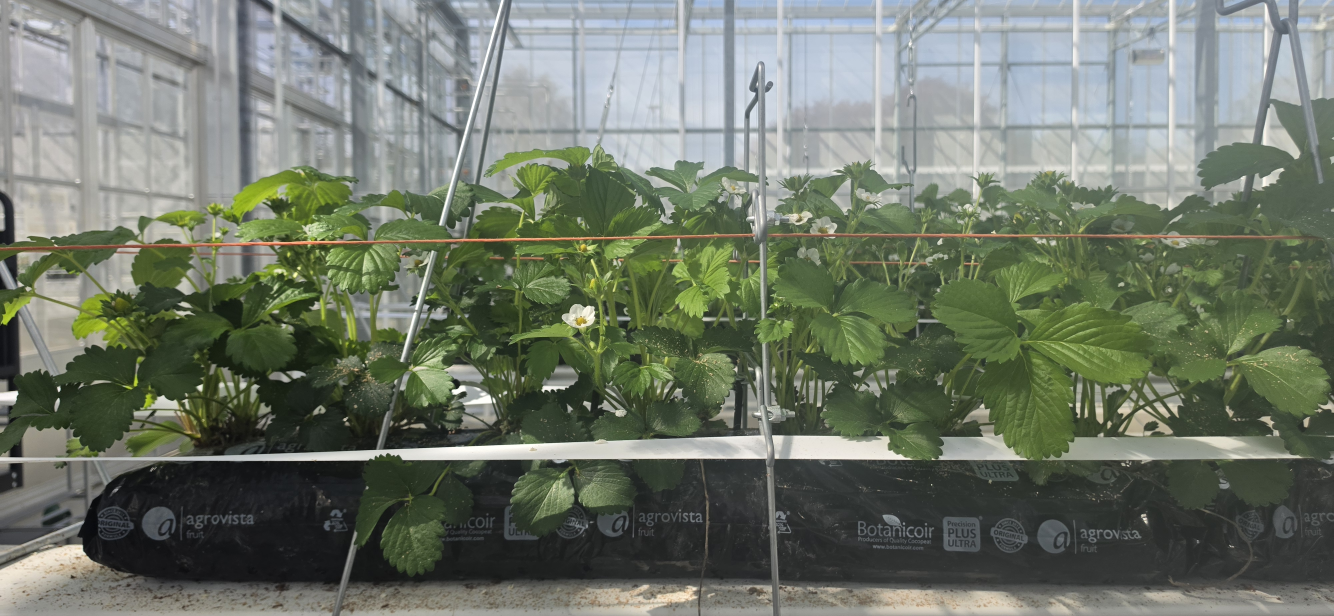
#> input picture Convex hull testing/Height_Test.jpg, 4000 x 1848 px (shown at 1/3 size)
$ python test.py
#> lines starting #> are read from the running program, lines starting #| are printed output that depends on the picture; after the words box and inside, x2 and y2 are one past the last pixel; in counts of white or black regions, pixels touching at a corner belong together
import cv2
import numpy as np

def find_if_close(cnt1,cnt2):
    row1,row2 = cnt1.shape[0],cnt2.shape[0]
    for i in range(row1):
        for j in range(row2):
            dist = np.linalg.norm(cnt1[i]-cnt2[j])
            if abs(dist) < 50 :
                return True
            elif i==row1-1 and j==row2-1:
                return False

img = cv2.imread('Height_Test.jpg')
#> img is the input picture: shape (1848, 4000, 3); mean B, G, R 105.2, 118.9, 111.1
img = cv2.resize(img, (960, 540))
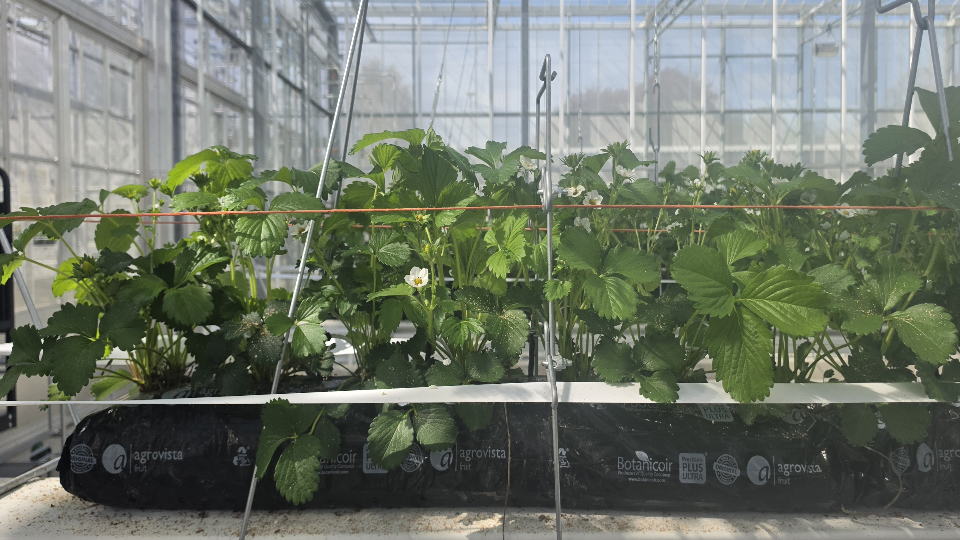
#> img: shape (540, 960, 3); mean B, G, R 105.1, 118.8, 111
gray = cv2.cvtColor(img,cv2.COLOR_BGR2GRAY)
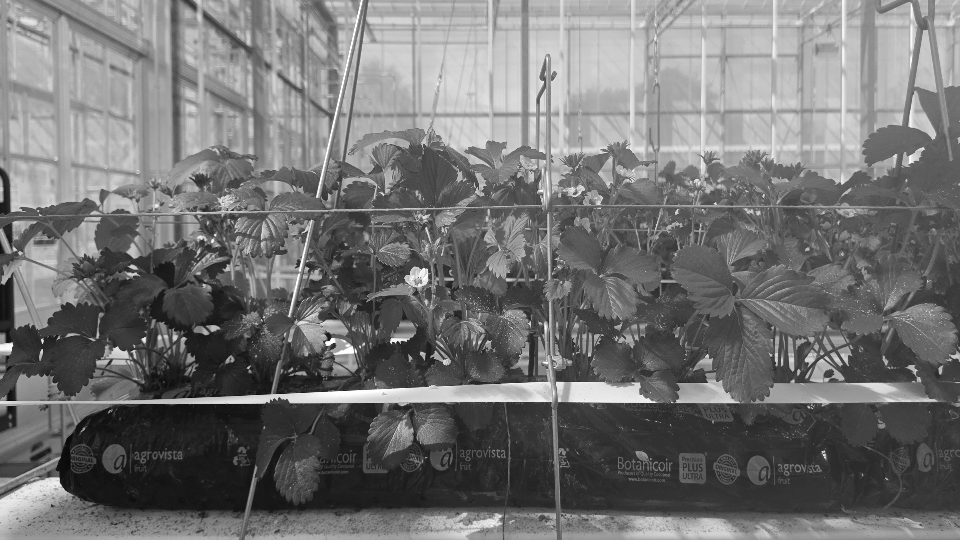
#> gray: shape (540, 960); min 6, max 255, mean 114.9
ret,thresh = cv2.threshold(gray,127,255,0)
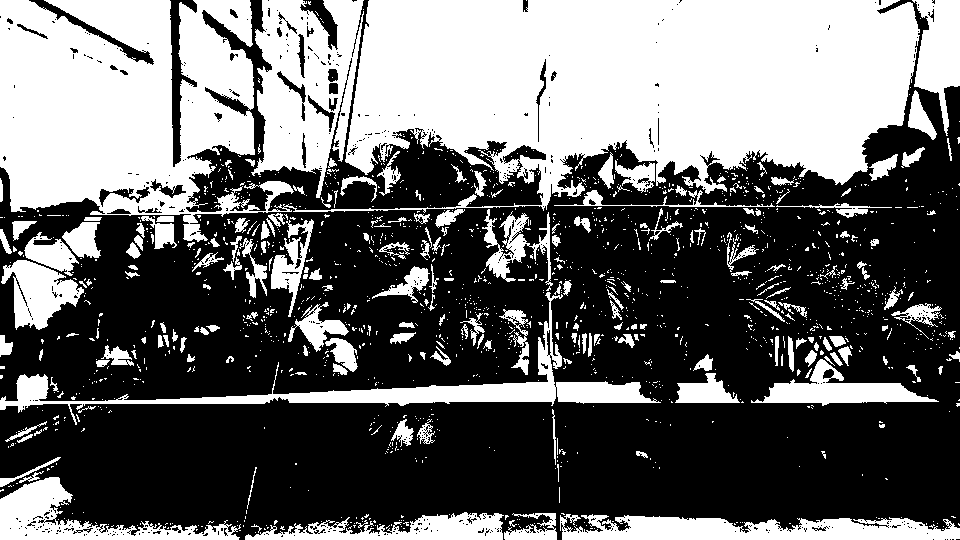
#> thresh: shape (540, 960); 41.7% white; 1569 white regions (1356 under 20 px)
contours,hier = cv2.findContours(thresh,cv2.RETR_EXTERNAL,2)
#> contours = 1562 contours, 1425 with area under 20; largest, box (x1, y1, x2, y2) and area: (0, 0, 920, 242) 134464, (251, 0, 364, 198) 14130, (0, 292, 661, 425) 8299, (560, 514, 960, 540) 6767, (0, 477, 241, 540) 5344

LENGTH = len(contours)
#> LENGTH = 1562
status = np.zeros((LENGTH,1))
#> status = 1562 values from 0 to 0

for i,cnt1 in enumerate(contours):
    x = i
    if i != LENGTH-1:
        for j,cnt2 in enumerate(contours[i+1:]):
            x = x+1
#> (the run stopped early here; a loop or call above may not have finished)
